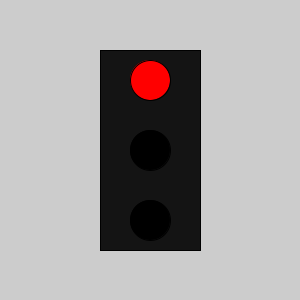
Frame 1 (no input)
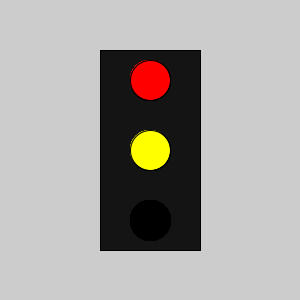
Frame 60 (the mouse pressed at the canvas centre just before this capture)
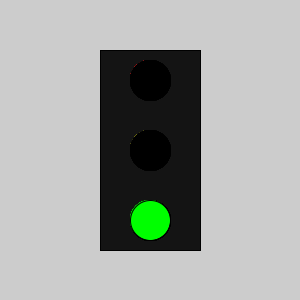
Frame 120 (the mouse held since frame 60 and released just before this capture)

The Processing sketch that drew these frames (run headless with seeded random() and noise(); from frame 60 on, the mouse is pressed at the canvas centre):

// Processing sketch: TaskSix
// ── TaskSix.pde
//Fix
color red, yellow, green, black;
color top, mid, bot;

void setup() {
  size (300, 300);
  red = color(255, 0, 0);
  yellow = color(255, 255, 0);
  green = color (0, 255, 0);
  black = color (0, 0, 0);

  //Drawing of traffic light
  rectMode(CENTER);
  fill(20);
  rect(width/2, height/2, 100, 200);
}
//Movement of lights
void draw() {
  switch(frameCount % 300) {
  case 1:
    top = red;
    mid = black;
    bot = black;
    break;
  case 50:
    top = red;
    mid = yellow;
    bot = black;
    break;
  case 100:
    top = black;
    mid = black;
    bot = green;
    break;
  case 250:
    top = black;
    mid = yellow;
    bot = black;
    break;
  }
  fill(top);
  ellipse(width/2, height/2-70, 40, 40);

  fill(mid);
  ellipse(width/2, height/2, 40, 40);

  fill(bot);
  ellipse(width/2, height/2+70, 40, 40);
}
